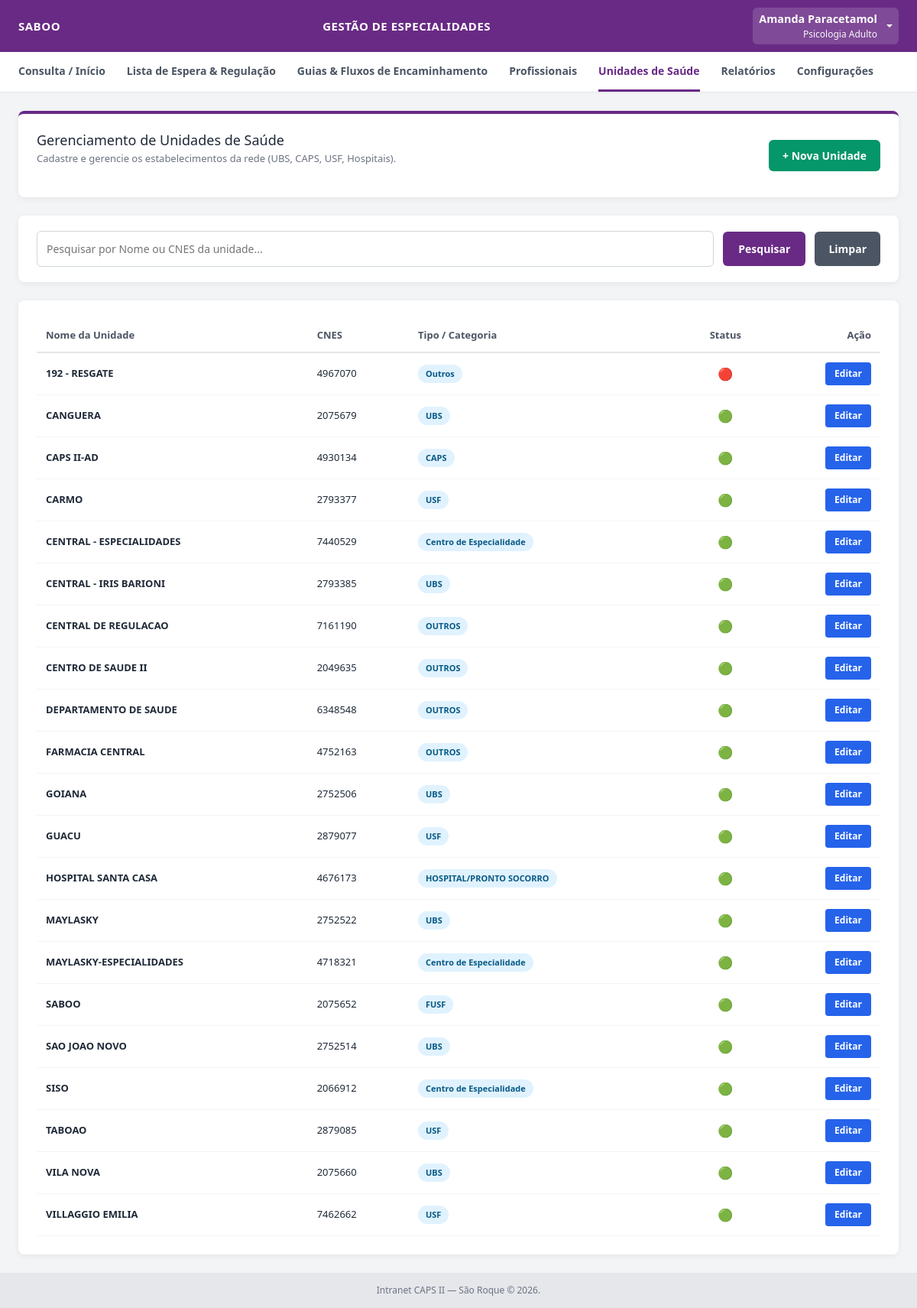
The app's page /admin/estabelecimentos (signed in) with its own data.
### tables this page shows
CREATE TABLE estabelecimentos (
            id INTEGER PRIMARY KEY AUTOINCREMENT,
            cnes TEXT UNIQUE,
            nome TEXT NOT NULL,
            tipo TEXT NOT NULL,
            ativo INTEGER DEFAULT 1,
            criado_por_profissional_id INTEGER,
            atualizado_por_profissional_id INTEGER,
            created_at TIMESTAMP DEFAULT CURRENT_TIMESTAMP,
            updated_at TIMESTAMP DEFAULT CURRENT_TIMESTAMP,
            FOREIGN KEY (criado_por_profissional_id) REFERENCES profissionais(id),
            FOREIGN KEY (atualizado_por_profissional_id) REFERENCES profissionais(id)
        );

### app.py (the view)
@app.route('/admin/estabelecimentos', methods=['GET'])
@login_required
@nivel_i_required
def listar_estabelecimentos():
    conn = get_db_connection()
    cursor = conn.cursor()
    estabelecimentos = [
        dict(row)
        for row in cursor.execute("""
            SELECT e.*,
                   p1.nome AS criado_por_nome,
                   p2.nome AS atualizado_por_nome
            FROM estabelecimentos e
            LEFT JOIN profissionais p1 ON e.criado_por_profissional_id = p1.id
            LEFT JOIN profissionais p2 ON e.atualizado_por_profissional_id = p2.id
            ORDER BY e.nome ASC
        """).fetchall()
    ]
    conn.close()
    return render_template('admin_estabelecimentos.html', estabelecimentos=estabelecimentos)

### app.py (called while the page is built)
def get_db_connection():
    conn = sqlite3.connect(DB_PATH, timeout=10.0)
    conn.row_factory = sqlite3.Row
    conn.execute('PRAGMA foreign_keys = ON;')
    return conn

def login_required(f):
    @wraps(f)
    def decorated_function(*args, **kwargs):
        if 'usuario_id' not in session:
            flash('Por favor, faça login para acessar o sistema.', 'warning')
            return redirect(url_for('login'))
        return f(*args, **kwargs)
    return decorated_function

def nivel_i_required(f):
    @wraps(f)
    def decorated_function(*args, **kwargs):
        if session.get('perfil') != 'NIVEL_I':
            flash(
                'Acesso restrito à gestão e administração do sistema (Nível I).',
                'danger',
            )
            return redirect(url_for('dashboard'))
        return f(*args, **kwargs)
    return decorated_function

### templates/admin_estabelecimentos.html (shortened to what this page needs)
{% set perfil = session.get('perfil') %}
<!DOCTYPE html>
<html lang="pt-BR">
<head>
    <link href="https://cdn.jsdelivr.net/npm/bootstrap@5.3.0/dist/css/bootstrap.min.css" rel="stylesheet">
</head>
<body>
    <div class="topbar">
        <div class="title">{{ session.get('estabelecimento', 'CAPS II — São Roque') }}</div>
        <div class="center-title">Gestão de Especialidades</div>
        <div class="dropdown">
            <a class="dropdown-toggle text-white d-flex align-items-center text-decoration-none py-1 px-2 rounded"
               href="#" id="userMenuDropdown" role="button" data-bs-toggle="dropdown" aria-expanded="false" style="background: rgba(255,255,255,0.15);">
                <div class="text-end me-2">
                    <span class="d-block fw-semibold text-white" style="font-size: 0.9rem;">{{ session.get('nome') }}</span>
                    <small class="d-block text-light opacity-85" style="font-size: 0.75rem;">{{ session.get('profissao', 'Profissional') }}</small>
                </div>
            </a>
        </div>
    </div>
    <div class="navbar">
        <a href="/dashboard">Consulta / Início</a>
        <a href="/lista-espera">Lista de Espera & Regulação</a>
        <a href="/guias-fluxo">Guias & Fluxos de Encaminhamento</a>
        {% if perfil == 'NIVEL_I' %}
            <a href="/admin/profissionais">Profissionais</a>
            <a href="/admin/estabelecimentos" class="active">Unidades de Saúde</a>
            <a href="/relatorios">Relatórios</a>
            <a href="/admin/configuracoes">Configurações</a>
        {% endif %}
    </div>
    <div class="container">
        <div class="page-header">
            <div>
                <h2>Gerenciamento de Unidades de Saúde</h2>
                <p>Cadastre e gerencie os estabelecimentos da rede (UBS, CAPS, USF, Hospitais).</p>
            </div>
            <button type="button" class="btn-novo" onclick="abrirModalNovo()">+ Nova Unidade</button>
        </div>
        <div class="search-card">
            <input type="text" id="filtroEstabelecimento" class="search-input" placeholder="Pesquisar por Nome ou CNES da unidade..." onkeypress="handleKeyPress(event)" autofocus>
            <button type="button" class="btn-search" onclick="filtrarTabelaEstabelecimentos()">Pesquisar</button>
            <button type="button" class="btn-clear" onclick="limparBuscaEstabelecimento()">Limpar</button>
        </div>
        <div class="data-panel">
            <table class="table-data" id="tabelaEstabelecimentos">
                <thead>
                    <tr>
                        <th>Nome da Unidade</th>
                        <th>CNES</th>
                        <th>Tipo / Categoria</th>
                        <th style="text-align: center;">Status</th>
                        <th style="text-align: right;">Ação</th>
                    </tr>
                </thead>
                <tbody>
                    {% for est in estabelecimentos %}
                    <tr>
                        <td><strong>{{ est.nome }}</strong></td>
                        <td>{{ est.cnes or 'Não informado' }}</td>
                        <td><span class="badge-tipo">{{ est.tipo }}</span></td>
                        <td style="text-align: center;">
                            {% if est.ativo is defined and not est.ativo %}
                                <span title="Inativo" style="font-size: 16px; cursor: help;">🔴</span>
                            {% else %}
                                <span title="Ativo" style="font-size: 16px; cursor: help;">🟢</span>
                            {% endif %}
                        </td>
                        <td style="text-align: right;">
                            <button class="btn-edit" onclick='abrirModalEdicao({{ est | tojson | safe }})'>Editar</button>
                        </td>
                    </tr>
                    {% else %}
                    <tr>
                        <td colspan="5" style="text-align: center; color: #6b7280; padding: 20px;">Nenhuma unidade cadastrada.</td>
                    </tr>
                    {% endfor %}
                </tbody>
            </table>
        </div>
    </div>
    <div class="footer">Intranet CAPS II — São Roque &copy; 2026.</div>
</body>
</html>

### templates/admin_estabelecimentos.html (style rules this page uses)
* { box-sizing: border-box; margin: 0; padding: 0; font-family: 'Segoe UI', Tahoma, Geneva, Verdana, sans-serif; }
body { background-color: #f3f4f6; min-height: 100vh; display: flex; flex-direction: column; }
.topbar { background-color: #692A85; color: white; padding: 10px 24px; display: flex; justify-content: space-between; align-items: center; box-shadow: 0 2px 4px rgba(0,0,0,0.1); }
.topbar .title { font-size: 15px; font-weight: 600; text-transform: uppercase; letter-spacing: 0.5px; white-space: nowrap; overflow: hidden; text-overflow: ellipsis; max-width: 280px; }
.topbar .center-title { font-size: 15px; font-weight: 600; text-transform: uppercase; letter-spacing: 0.5px; }
.navbar { background: white; border-bottom: 1px solid #e5e7eb; padding: 0 24px; display: flex; flex-direction: row; justify-content: flex-start; gap: 28px; width: 100%; overflow-x: auto; white-space: nowrap; box-shadow: 0 1px 3px rgba(0,0,0,0.02); }
.navbar a { text-decoration: none; color: #4b5563; font-size: 14px; font-weight: 600; padding: 14px 0; border-bottom: 3px solid transparent; transition: all 0.2s; display: inline-block; flex-shrink: 0; }
.navbar a:hover, .navbar a.active { color: #692A85; border-bottom-color: #692A85; }
.container { flex: 1; padding: 24px; max-width: 1200px; margin: 0 auto; width: 100%; display: block; }
.page-header { background: white; padding: 24px; border-radius: 8px; box-shadow: 0 2px 8px rgba(0,0,0,0.06); margin-bottom: 24px; border-top: 4px solid #692A85; display: flex; justify-content: space-between; align-items: center; }
.page-header h2 { font-size: 18px; color: #1f2937; margin-bottom: 4px; }
.page-header p { font-size: 13px; color: #6b7280; }
.search-card { background: white; padding: 20px 24px; border-radius: 8px; box-shadow: 0 2px 8px rgba(0,0,0,0.06); margin-bottom: 24px; display: flex; gap: 12px; align-items: center; }
.search-input { flex: 1; padding: 12px; border: 1px solid #d1d5db; border-radius: 6px; font-size: 14px; outline: none; background: white; }
.btn-search { background-color: #692A85; color: white; border: none; padding: 12px 20px; border-radius: 6px; font-size: 14px; font-weight: 600; cursor: pointer; transition: background 0.2s; white-space: nowrap; }
.btn-clear { background-color: #4b5563; color: white; border: none; padding: 12px 18px; border-radius: 6px; font-size: 14px; font-weight: 600; cursor: pointer; transition: background 0.2s; white-space: nowrap; }
.btn-novo { background-color: #059669; color: white; border: none; padding: 10px 18px; border-radius: 6px; font-size: 14px; font-weight: 600; cursor: pointer; transition: background 0.2s; text-decoration: none; display: inline-block; white-space: nowrap; }
.data-panel { background: white; padding: 24px; border-radius: 8px; box-shadow: 0 2px 8px rgba(0,0,0,0.06); width: 100%; overflow-x: auto; }
.table-data { width: 100%; border-collapse: collapse; text-align: left; font-size: 13px; }
.table-data th { padding: 12px; border-bottom: 2px solid #e5e7eb; color: #4b5563; font-weight: 600; }
.table-data td { padding: 12px; border-bottom: 1px solid #f3f4f6; color: #1f2937; }
.badge-tipo { padding: 4px 10px; border-radius: 12px; font-size: 11px; font-weight: 600; display: inline-block; background: #e0f2fe; color: #075985; }
.btn-edit { background-color: #2563eb; color: white; border: none; padding: 6px 12px; border-radius: 4px; font-size: 12px; font-weight: 600; cursor: pointer; transition: background 0.2s; text-decoration: none; display: inline-block; }
.footer { text-align: center; padding: 14px 0; font-size: 12px; color: #6b7280; background-color: #e5e7eb; margin-top: auto; }

### records on screen
estabelecimentos: get "SABOO", nome "SABOO", cnes "2075652", tipo "FUSF"
estabelecimentos: nome "192 - RESGATE", cnes "4967070", tipo "Outros"
estabelecimentos: nome "CANGUERA", cnes "2075679", tipo "UBS"
estabelecimentos: nome "CAPS II-AD", cnes "4930134", tipo "CAPS"
estabelecimentos: nome "CARMO", cnes "2793377", tipo "USF"
estabelecimentos: nome "CENTRAL - ESPECIALIDADES", cnes "7440529", tipo "Centro de Especialidade"
estabelecimentos: nome "CENTRAL - IRIS BARIONI", cnes "2793385", tipo "UBS"
estabelecimentos: nome "CENTRAL DE REGULACAO", cnes "7161190", tipo "OUTROS"
estabelecimentos: nome "CENTRO DE SAUDE II", cnes "2049635", tipo "OUTROS"
estabelecimentos: nome "DEPARTAMENTO DE SAUDE", cnes "6348548", tipo "OUTROS"
estabelecimentos: nome "FARMACIA CENTRAL", cnes "4752163", tipo "OUTROS"
estabelecimentos: nome "GOIANA", cnes "2752506", tipo "UBS"
estabelecimentos: nome "GUACU", cnes "2879077", tipo "USF"
estabelecimentos: nome "HOSPITAL SANTA CASA", cnes "4676173", tipo "HOSPITAL/PRONTO SOCORRO"
estabelecimentos: nome "MAYLASKY", cnes "2752522", tipo "UBS"
estabelecimentos: nome "MAYLASKY-ESPECIALIDADES", cnes "4718321", tipo "Centro de Especialidade"
estabelecimentos: nome "SAO JOAO NOVO", cnes "2752514", tipo "UBS"
estabelecimentos: nome "SISO", cnes "2066912", tipo "Centro de Especialidade"
estabelecimentos: nome "TABOAO", cnes "2879085", tipo "USF"
estabelecimentos: nome "VILA NOVA", cnes "2075660", tipo "UBS"
estabelecimentos: nome "VILLAGGIO EMILIA", cnes "7462662", tipo "USF"

### other values on screen
{{ session.get('nome') }} "Amanda Paracetamol"
{{ session.get('profissao', 'Profissional') }} "Psicologia Adulto"
